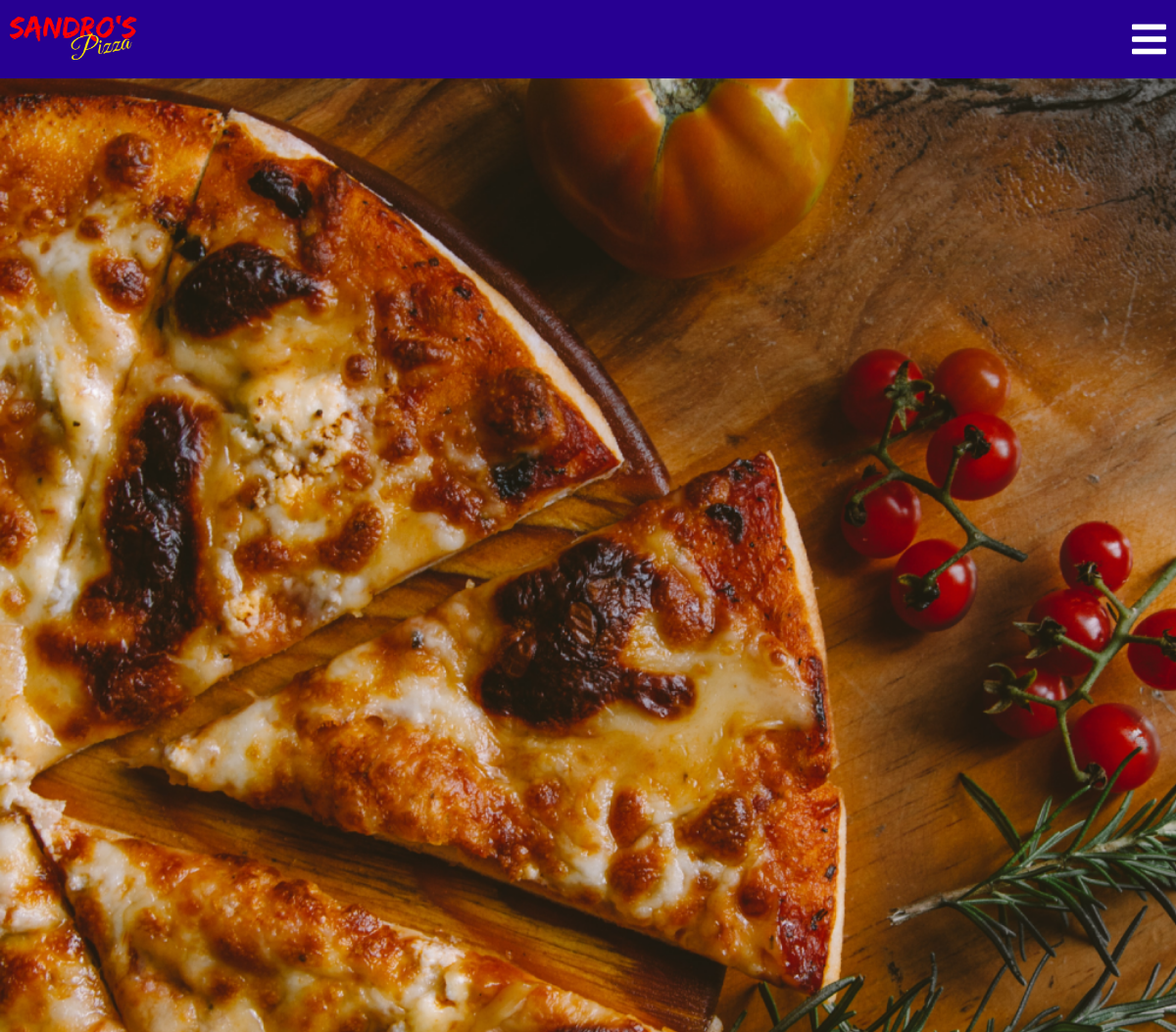
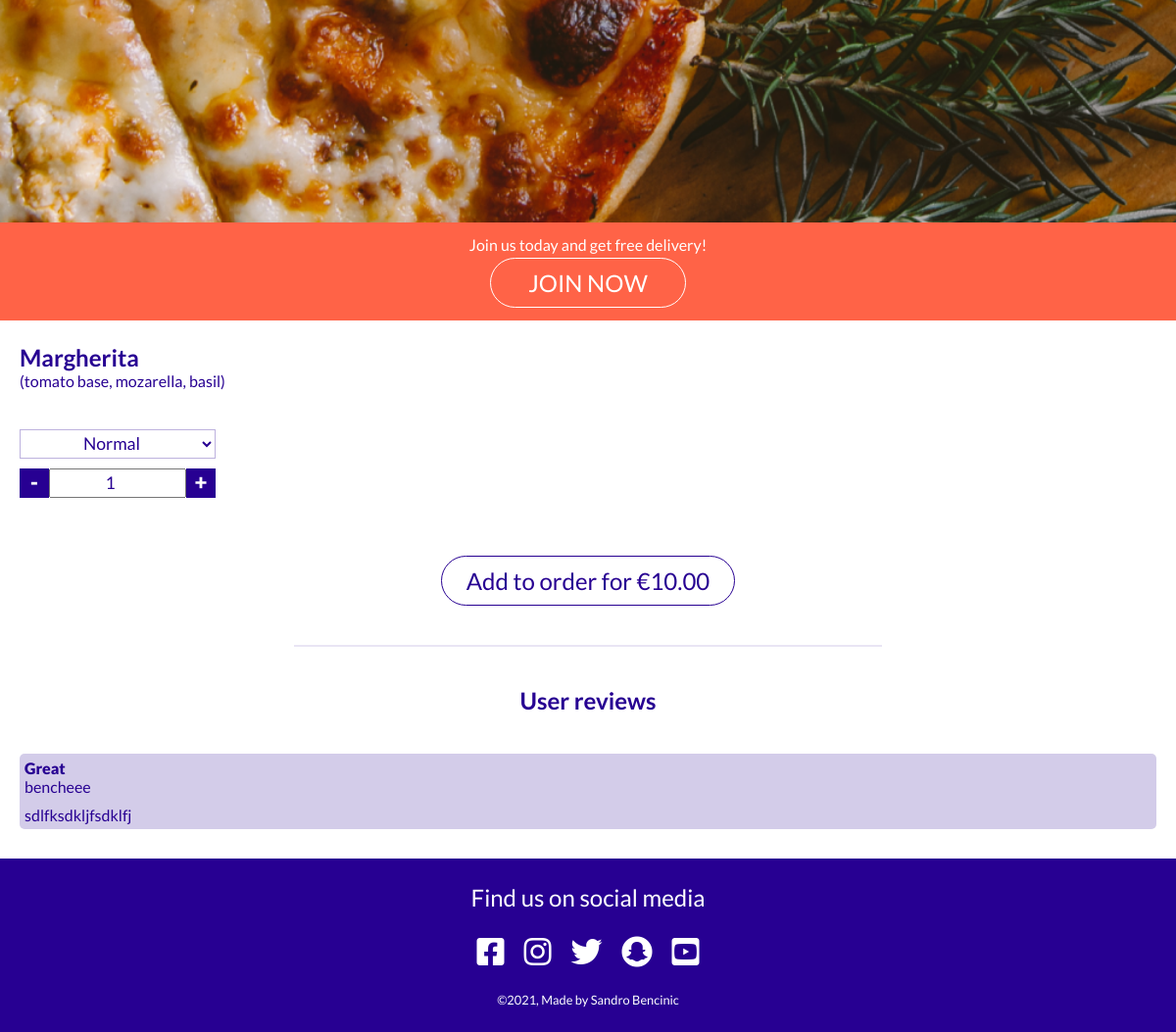
The app's page /product/item/1 with its own data (2 pictures, top to bottom).
### product/models.py (models this page shows, shortened)
class Item(models.Model):
    name = models.CharField(max_length=50)
    ingredients = models.CharField(max_length=100)
    price = models.DecimalField(max_digits=10, decimal_places=2)
    image = models.ImageField(null=True, blank=True)

class Review(models.Model):
    user_profile = models.ForeignKey(User, on_delete=models.CASCADE)
    item = models.ForeignKey(Item, on_delete=models.CASCADE)
    title = models.CharField(max_length=50)
    content = models.TextField()

### product/views.py (the view)
# urls.py: path('item/<item_id>', item, name='item'),
def item(request, item_id):
    for review in Review.objects.all():
        print(review.user_profile.username)
    context = {
        'item': Item.objects.get(id=item_id),
        'reviews': reversed(Review.objects.all()),
        'show_bag': True
    }
    return render(request, 'product/item.html', context)

### order/contexts.py (called while the page is built, shortened)
def contexts(request):
    bag_items = []
    grand_total = 0
    if request.user.is_authenticated:
        delivery_fee = 0
    else:
        delivery_fee = 2
    grand_total += delivery_fee
    order_time = None
    bag = request.session.get('bag', {})
    context = {
        'bag_items': bag_items,
        'grand_total': grand_total,
        'order_time': order_time,
        'delivery_fee': delivery_fee,
    }
    return context

### product/templates/product/item.html (shortened to what this page needs)
{% extends 'base.html' %}
{% load static %}
{% block content %}
    <img class="bg-main" src="{% static 'images/bg-main-mobile.webp' %}" alt="pizza on wooden table - top perspective">
    {% if user.is_anonymous %}
        <div class="subscribe">
            <p class="subscribe__text">Join us today and get free delivery!</p>
            <a href="{% url 'account_signup' %}" class="subscribe__btn btn">JOIN NOW</a>
        </div>
    {% endif %}
    <div class="item">
        <h2 class="item__title">{{ item.name }}</h2>
        <p class="item__description">{{ item.ingredients }}</p>
        <form action="{% url 'add_item' item.id %}" method="post" class="item__form">
            <select id="item-size" name="size">
                <option value="normal" selected>Normal</option>
            </select>
            <div class="item__quantity">
                <div class="item__minus">-</div>
                <input type="number" name="quantity" id="item-quantity" min="1" value="1" >
                <div class="item__plus">+</div>
            </div>
            <div class="center">
                <button class="btn btn--item" type="submit">
                    Add to order for €<span id="item-price">{{ item.price }}</span>
                </button>
            </div>
        </form>
        <hr class="hr-index">
        <div class="comment">
            <h2 class="comment__title">User reviews</h2>
            {% if reviews %}
                {% for review in reviews %}
                <div class="comment-single">
                    <div class="comment-single__title">
                        <p>{{ review.title }}</p>
                        <p>{{ review.user_profile }}</p>
                    </div>
                    <div class="comment-single__text">{{ review.content }}
                    </div>
                </div>
                {% endfor %}
            {% else %}
            <p style="text-align: center;">No reviews yet.</p>
            {% endif %}
        </div>
    </div>
{% endblock content %}

### static/css/style.css (style rules this page uses)
* { position: relative; box-sizing: border-box; margin: 0; padding: 0; }
*, a { font-family: 'Lato', sans-serif; color: black; }
body { min-height: 100vh; display: flex; flex-direction: column; justify-content: space-between; }
a { text-decoration: none; }
.btn { display: block; background-color: transparent; border: 1px solid rgb(39, 0, 146); border-radius: 40px; color: rgb(39, 0, 146); padding: 10px; width: 200px; font-size: 1.5rem; text-align: center; }
.bg-main { width: 100%; }
.subscribe { display: flex; flex-direction: column; align-items: center; justify-content: space-evenly; background-color: tomato; height: 100px; padding: 10px; top: -3px; text-align: center; }
.subscribe__text, .subscribe__btn { color: white; }
.subscribe__btn { border-color: white; }
.hr-index { border: 1px solid rgb(39, 0, 146, 0.1); width: 50vw; margin: 0 auto; }
.item { padding: 20px; }
.item * { color: rgb(39, 0, 146);; }
.item__quantity { display: flex; }
#item-size { outline: none; border: 1px solid rgb(39, 0, 146, 0.3); height: 30px; width: 200px; font-size: 1.1rem; text-align: center; background-color: white; }
#item-quantity { font-size: 1.1rem; text-align: center; width: 140px; }
.item__minus, .item__plus { height: 30px; width: 30px; background-color: rgb(39, 0, 146); color: white; font-weight: 900; font-size: 1.4rem; text-align: center; }
.item__form { margin-top: 40px; margin-bottom: 40px; height: 180px; display: flex; flex-direction: column; justify-content: space-between; }
.btn--item { margin-top: 50px; width: 300px; }
.comment { margin: 40px auto 0 auto; }
.comment__title { text-align: center; }
.comment-single { background-color: rgb(39, 0, 146, 0.2); padding: 5px; border-radius: 5px; margin-bottom: 10px; }
.comment-single__title { margin-bottom: 10px; }
.comment-single__title p:first-of-type { font-weight: 900; }
.comment-single__text { text-align: justify; white-space: pre-line; }
.comment__title { text-align: center; color: rgb(39, 0, 146); margin-bottom: 40px; }
.center { display: flex; justify-content: center; }

### records on screen
Item: name "Margherita", ingredients "(tomato base, mozarella, basil)", price "10.00"
Review: title "Great", user_profile "bencheee", content "sdlfksdkljfsdklfj"
